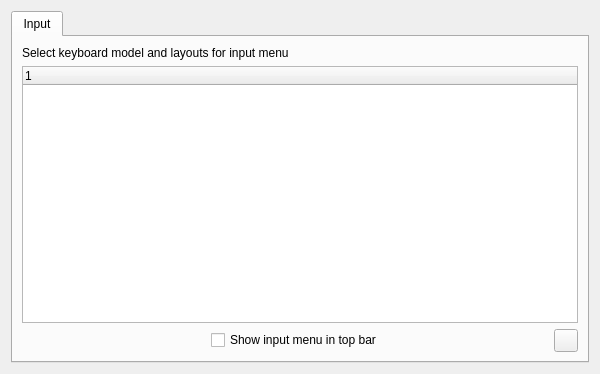
<?xml version="1.0" encoding="UTF-8"?>
<ui version="4.0">
 <class>intnlFrm</class>
 <widget class="QWidget" name="intnlFrm">
  <property name="geometry">
   <rect>
    <x>0</x>
    <y>0</y>
    <width>600</width>
    <height>374</height>
   </rect>
  </property>
  <property name="windowTitle">
   <string>Form</string>
  </property>
  <layout class="QGridLayout" name="gridLayout_3">
   <item row="0" column="0">
    <widget class="QTabWidget" name="atab">
     <property name="sizePolicy">
      <sizepolicy hsizetype="Expanding" vsizetype="Expanding">
       <horstretch>0</horstretch>
       <verstretch>0</verstretch>
      </sizepolicy>
     </property>
     <property name="currentIndex">
      <number>0</number>
     </property>
     <widget class="QWidget" name="effectsTab">
      <attribute name="title">
       <string>Input</string>
      </attribute>
      <layout class="QGridLayout" name="gridLayout">
       <item row="0" column="0">
        <widget class="QLabel" name="label">
         <property name="sizePolicy">
          <sizepolicy hsizetype="MinimumExpanding" vsizetype="Preferred">
           <horstretch>0</horstretch>
           <verstretch>0</verstretch>
          </sizepolicy>
         </property>
         <property name="text">
          <string>Select keyboard model and layouts for input menu</string>
         </property>
        </widget>
       </item>
       <item row="1" column="0">
        <widget class="QTreeWidget" name="layoutsList">
         <property name="alternatingRowColors">
          <bool>true</bool>
         </property>
         <property name="animated">
          <bool>false</bool>
         </property>
         <property name="columnCount">
          <number>1</number>
         </property>
         <column>
          <property name="text">
           <string notr="true">1</string>
          </property>
         </column>
        </widget>
       </item>
       <item row="2" column="0">
        <layout class="QHBoxLayout" name="horizontalLayout_3">
         <item>
          <spacer name="horizontalSpacer_2">
           <property name="orientation">
            <enum>Qt::Horizontal</enum>
           </property>
           <property name="sizeType">
            <enum>QSizePolicy::Fixed</enum>
           </property>
           <property name="sizeHint" stdset="0">
            <size>
             <width>23</width>
             <height>20</height>
            </size>
           </property>
          </spacer>
         </item>
         <item>
          <spacer name="horizontalSpacer">
           <property name="orientation">
            <enum>Qt::Horizontal</enum>
           </property>
           <property name="sizeType">
            <enum>QSizePolicy::MinimumExpanding</enum>
           </property>
           <property name="sizeHint" stdset="0">
            <size>
             <width>95</width>
             <height>20</height>
            </size>
           </property>
          </spacer>
         </item>
         <item>
          <widget class="QCheckBox" name="showInputMnuChk">
           <property name="text">
            <string>Show input menu in top bar</string>
           </property>
          </widget>
         </item>
         <item>
          <spacer name="horizontalSpacer_9">
           <property name="orientation">
            <enum>Qt::Horizontal</enum>
           </property>
           <property name="sizeType">
            <enum>QSizePolicy::MinimumExpanding</enum>
           </property>
           <property name="sizeHint" stdset="0">
            <size>
             <width>95</width>
             <height>18</height>
            </size>
           </property>
          </spacer>
         </item>
         <item>
          <widget class="AmeHelpButton" name="helpBtn"/>
         </item>
        </layout>
       </item>
      </layout>
     </widget>
    </widget>
   </item>
  </layout>
 </widget>
 <customwidgets>
  <customwidget>
   <class>AmeHelpButton</class>
   <extends>QToolButton</extends>
   <header>HelpButton</header>
  </customwidget>
 </customwidgets>
 <resources>
  <include location="../syspref.qrc"/>
 </resources>
 <connections/>
</ui>
